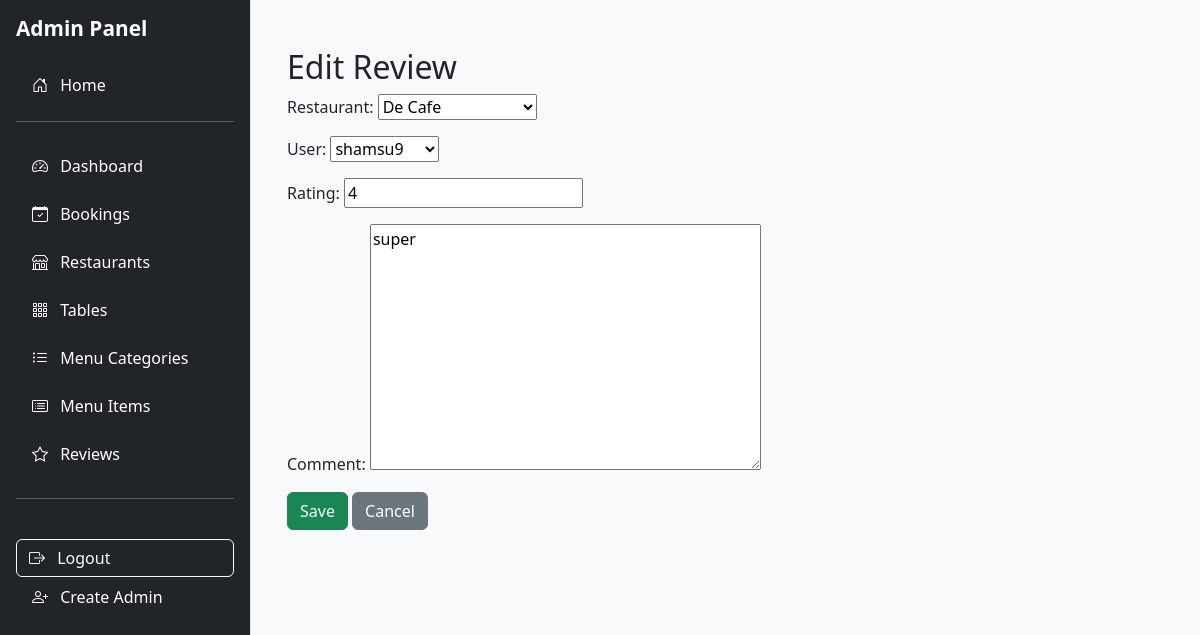
Page /adminpanel/reviews/6/edit/ (signed in) on the committed database.
### restaurants/models.py (models this page shows, shortened)
class Review(models.Model):
    restaurant = models.ForeignKey(Restaurant, on_delete=models.CASCADE, related_name='reviews')
    user = models.ForeignKey(settings.AUTH_USER_MODEL, on_delete=models.CASCADE)
    rating = models.PositiveIntegerField(default=1)  # 1–5
    comment = models.TextField(blank=True)
    created_at = models.DateTimeField(auto_now_add=True)
    class Meta:
        ordering = ['-created_at']

### adminpanel/views.py (the view)
# urls.py: path('reviews/<int:pk>/edit/', views.review_edit, name='review_edit'),
@staff_required
def review_edit(request, pk):
    review = get_object_or_404(Review, pk=pk)
    if request.method == 'POST':
        form = ReviewForm(request.POST, instance=review)
        if form.is_valid():
            form.save()
            messages.success(request, "Review updated successfully!")
            return redirect('adminpanel:review_list')
    else:
        form = ReviewForm(instance=review)
    return render(request, 'adminpanel/review_form.html', {'form': form, 'form_title': 'Edit Review'})

### adminpanel/forms.py
class ReviewForm(forms.ModelForm):
    class Meta:
        model = Review
        fields = ['restaurant', 'user', 'rating', 'comment']

### adminpanel/views.py (called while the page is built)
def staff_required(view_func):
    return user_passes_test(lambda u: u.is_staff)(view_func)

### restaurants/models.py (called while the page is built)
    def __str__(self):
        return self.name

### adminpanel/templates/adminpanel/review_form.html (shortened to what this page needs)
{% extends "adminpanel/admin_base.html" %}
{% block content %}
<div class="container mt-4">
  <h2>{{ form_title }}</h2>
  <form method="post">
    {{ form.as_p }}
    <button type="submit" class="btn btn-success">Save</button>
    <a href="{% url 'adminpanel:review_list' %}" class="btn btn-secondary">Cancel</a>
  </form>
</div>
{% endblock %}

### rows in the picture
Review: restaurant "De Cafe", user "shamsu9", rating "4", comment "super"
